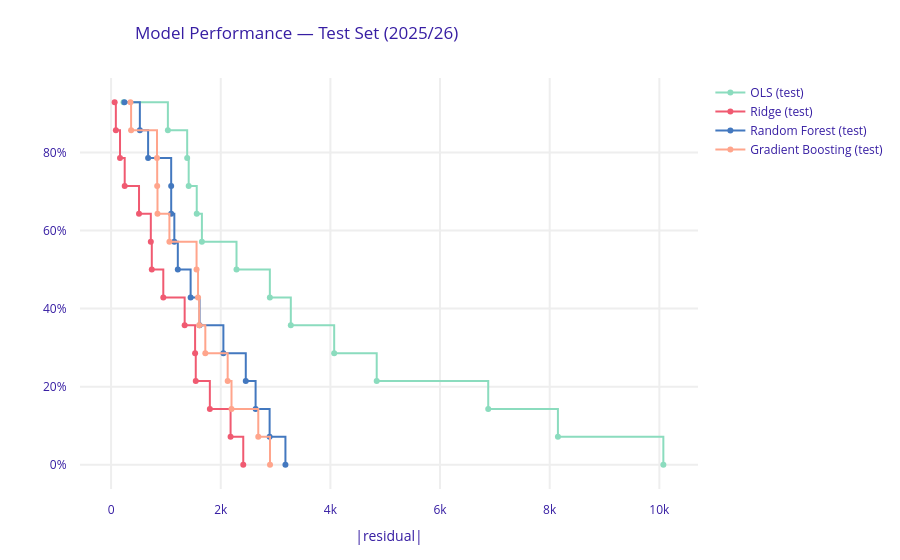

The notebook cell this image was saved under:
### Code cell
# Test performance
mp_ols_t   = exp_ols_t.model_performance()
mp_ridge_t = exp_ridge_t.model_performance()
mp_rf_t    = exp_rf_t.model_performance()
mp_gb_t    = exp_gb_t.model_performance()

perf_test = pd.concat([mp_ols_t.result, mp_ridge_t.result, mp_rf_t.result, mp_gb_t.result])
print('=== Test Performance (2025/26 season) ===')
display(perf_test)

mp_ols_t.plot(
    objects=[mp_ridge_t, mp_rf_t, mp_gb_t],
    title='Model Performance — Test Set (2025/26)'
)

### Figure 1 — Plotly figure (JSON) as saved in the notebook; plotly's stock layout.template omitted (floating-point values rounded to 4 significant figures)
{"data": [{"line": {"shape": "hv"}, "marker": {"color": "#8bdcbe"}, "name": "OLS (test)", "type": "scatter", "x": [227.1, 1036.0, 1388.0, 1416.0, 1562.0, 1657.0, 2288.0, 2896.0, 3278.0, 4069.0, 4845.0, 6879.0, 8150.0, 10070.0], "y": [0.9286, 0.8571, 0.7857, 0.7143, 0.6429, 0.5714, 0.5, 0.4286, 0.3571, 0.2857, 0.2143, 0.1429, 0.07143, 0.0]}, {"line": {"shape": "hv"}, "marker": {"color": "#f05a71"}, "name": "Ridge (test)", "type": "scatter", "x": [65.2, 87.08, 163.2, 248.5, 509.6, 725.0, 742.7, 952.6, 1342.0, 1533.0, 1545.0, 1802.0, 2180.0, 2411.0], "y": [0.9286, 0.8571, 0.7857, 0.7143, 0.6429, 0.5714, 0.5, 0.4286, 0.3571, 0.2857, 0.2143, 0.1429, 0.07143, 0.0]}, {"line": {"shape": "hv"}, "marker": {"color": "#4378bf"}, "name": "Random Forest (test)", "type": "scatter", "x": [244.2, 525.1, 675.4, 1096.0, 1097.0, 1154.0, 1217.0, 1451.0, 1614.0, 2048.0, 2457.0, 2636.0, 2892.0, 3180.0], "y": [0.9286, 0.8571, 0.7857, 0.7143, 0.6429, 0.5714, 0.5, 0.4286, 0.3571, 0.2857, 0.2143, 0.1429, 0.07143, 0.0]}, {"line": {"shape": "hv"}, "marker": {"color": "#ffa58c"}, "name": "Gradient Boosting (test)", "type": "scatter", "x": [353.2, 365.2, 837.8, 841.1, 846.5, 1064.0, 1559.0, 1586.0, 1607.0, 1719.0, 2127.0, 2197.0, 2685.0, 2899.0], "y": [0.9286, 0.8571, 0.7857, 0.7143, 0.6429, 0.5714, 0.5, 0.4286, 0.3571, 0.2857, 0.2143, 0.1429, 0.07143, 0.0]}], "layout": {"font": {"color": "#371ea3"}, "margin": {"b": 71, "r": 30, "t": 78}, "title": {"text": "Model Performance — Test Set (2025/26)", "x": 0.15}, "xaxis": {"automargin": true, "fixedrange": true, "gridwidth": 2, "tickcolor": "white", "ticklen": 10, "ticks": "outside", "title": {"text": "|residual|"}, "type": "linear", "zeroline": false}, "yaxis": {"automargin": true, "fixedrange": true, "gridwidth": 2, "tickcolor": "white", "tickformat": ",.0%", "ticklen": 10, "ticks": "outside", "type": "linear", "zeroline": false}}}
